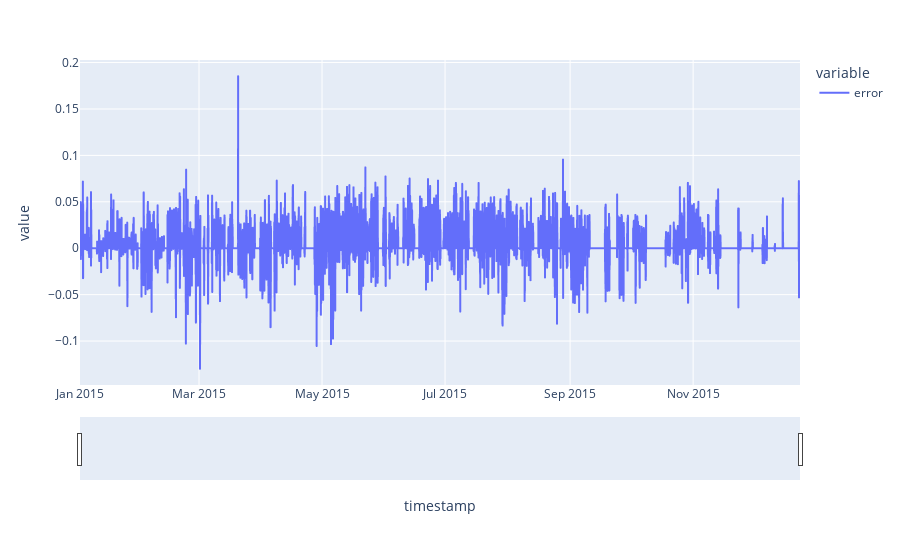

This figure's notebook cell:
### Code cell
fig = px.line(df_errors_total)
fig.update_xaxes(rangeslider_visible=True)
fig.show()

### Figure 1 — Plotly figure (JSON) as saved in the notebook; plotly's stock layout.template omitted (floating-point values rounded to 4 significant figures; data arrays with more than 128 entries replaced by an {"elided": "..."} marker saying what was removed)
{"data": [{"hovertemplate": "variable=error<br>timestamp=%{x}<br>value=%{y}<extra></extra>", "legendgroup": "error", "line": {"color": "#636efa", "dash": "solid"}, "mode": "lines", "name": "error", "showlegend": true, "type": "scattergl", "x": {"elided": "25296 str values"}, "xaxis": "x", "y": {"elided": "25296 float values"}, "yaxis": "y"}], "layout": {"legend": {"title": {"text": "variable"}, "tracegroupgap": 0}, "margin": {"t": 60}, "xaxis": {"anchor": "y", "domain": [0, 1], "rangeslider": {"visible": true}, "title": {"text": "timestamp"}}, "yaxis": {"anchor": "x", "domain": [0, 1], "title": {"text": "value"}}}}
